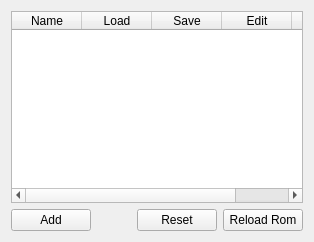
      <widget class="QWidget" name="tab">
       <attribute name="icon">
        <iconset resource="resources.qrc">
         <normaloff>:/icons/resources/icons/tios.png</normaloff>:/icons/resources/icons/tios.png</iconset>
       </attribute>
       <attribute name="title">
        <string>State</string>
       </attribute>
       <layout class="QVBoxLayout" name="verticalLayout_20">
        <item>
         <widget class="QTableWidget" name="slotView">
          <property name="enabled">
           <bool>true</bool>
          </property>
          <property name="sizePolicy">
           <sizepolicy hsizetype="MinimumExpanding" vsizetype="MinimumExpanding">
            <horstretch>0</horstretch>
            <verstretch>0</verstretch>
           </sizepolicy>
          </property>
          <property name="contextMenuPolicy">
           <enum>Qt::CustomContextMenu</enum>
          </property>
          <property name="acceptDrops">
           <bool>false</bool>
          </property>
          <property name="editTriggers">
           <set>QAbstractItemView::AnyKeyPressed|QAbstractItemView::DoubleClicked|QAbstractItemView::EditKeyPressed|QAbstractItemView::SelectedClicked</set>
          </property>
          <property name="showDropIndicator" stdset="0">
           <bool>false</bool>
          </property>
          <property name="dragDropOverwriteMode">
           <bool>false</bool>
          </property>
          <property name="selectionBehavior">
           <enum>QAbstractItemView::SelectRows</enum>
          </property>
          <property name="textElideMode">
           <enum>Qt::ElideRight</enum>
          </property>
          <property name="verticalScrollMode">
           <enum>QAbstractItemView::ScrollPerPixel</enum>
          </property>
          <property name="sortingEnabled">
           <bool>true</bool>
          </property>
          <attribute name="horizontalHeaderDefaultSectionSize">
           <number>70</number>
          </attribute>
          <attribute name="horizontalHeaderHighlightSections">
           <bool>false</bool>
          </attribute>
          <attribute name="horizontalHeaderMinimumSectionSize">
           <number>50</number>
          </attribute>
          <attribute name="horizontalHeaderShowSortIndicator" stdset="0">
           <bool>true</bool>
          </attribute>
          <attribute name="horizontalHeaderStretchLastSection">
           <bool>false</bool>
          </attribute>
          <attribute name="verticalHeaderVisible">
           <bool>false</bool>
          </attribute>
          <attribute name="verticalHeaderDefaultSectionSize">
           <number>21</number>
          </attribute>
          <attribute name="verticalHeaderShowSortIndicator" stdset="0">
           <bool>false</bool>
          </attribute>
          <column>
           <property name="text">
            <string>Name</string>
           </property>
          </column>
          <column>
           <property name="text">
            <string>Load</string>
           </property>
          </column>
          <column>
           <property name="text">
            <string>Save</string>
           </property>
          </column>
          <column>
           <property name="text">
            <string>Edit</string>
           </property>
          </column>
          <column>
           <property name="text">
            <string>Remove</string>
           </property>
          </column>
         </widget>
        </item>
        <item>
         <layout class="QHBoxLayout" name="horizontalLayout_25">
          <property name="bottomMargin">
           <number>0</number>
          </property>
          <item>
           <widget class="QPushButton" name="buttonAddSlot">
            <property name="sizePolicy">
             <sizepolicy hsizetype="Minimum" vsizetype="Fixed">
              <horstretch>0</horstretch>
              <verstretch>0</verstretch>
             </sizepolicy>
            </property>
            <property name="focusPolicy">
             <enum>Qt::NoFocus</enum>
            </property>
            <property name="text">
             <string>Add</string>
            </property>
            <property name="icon">
             <iconset resource="resources.qrc">
              <normaloff>:/icons/resources/icons/plus.png</normaloff>:/icons/resources/icons/plus.png</iconset>
            </property>
           </widget>
          </item>
          <item>
           <spacer name="horizontalSpacer_12">
            <property name="orientation">
             <enum>Qt::Horizontal</enum>
            </property>
            <property name="sizeHint" stdset="0">
             <size>
              <width>40</width>
              <height>20</height>
             </size>
            </property>
           </spacer>
          </item>
          <item>
           <widget class="QPushButton" name="buttonResetCalculator">
            <property name="text">
             <string>Reset</string>
            </property>
            <property name="icon">
             <iconset resource="resources.qrc">
              <normaloff>:/icons/resources/icons/reset.png</normaloff>:/icons/resources/icons/reset.png</iconset>
            </property>
           </widget>
          </item>
          <item>
           <widget class="QPushButton" name="buttonReloadROM">
            <property name="text">
             <string>Reload Rom</string>
            </property>
            <property name="icon">
             <iconset resource="resources.qrc">
              <normaloff>:/icons/resources/icons/reload.png</normaloff>:/icons/resources/icons/reload.png</iconset>
            </property>
           </widget>
          </item>
         </layout>
        </item>
       </layout>
      </widget>
